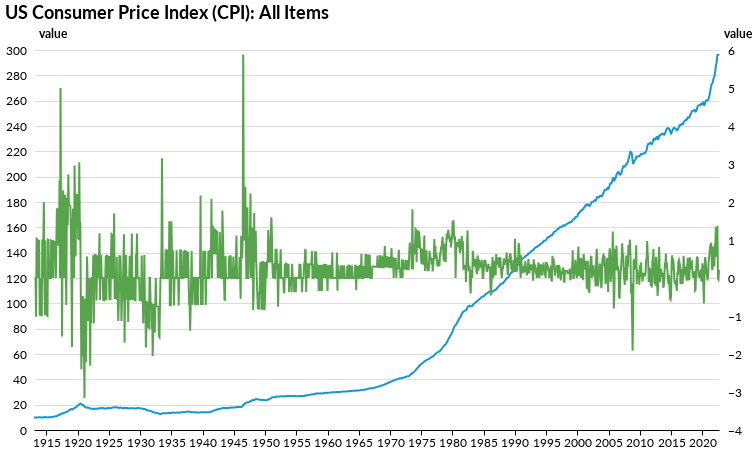

Notebook source saved alongside this figure:
### Code cell
source = cpi_data
source = pd.melt(source, var_name='metric', value_name='value', ignore_index=False).reset_index()
source = source[source['metric']=='cpi']

cpi_chart = alt.Chart(source, title='US Consumer Price Index (CPI): All Items')\
    .mark_line(interpolate='monotone')\
    .encode(x='date:T', y='value:Q', tooltip=alt.Tooltip(['date', 'value']))

source = cpi_data
source = pd.melt(source, var_name='metric', value_name='value', ignore_index=False).reset_index()
source = source[source['metric']=='cpi_growth']

cpi_growth_chart = alt.Chart(source, title='US Consumer Price Index (CPI): All Items').mark_line(stroke='#57A44C').encode(
                        x = 'date:T', 
                        y = 'value:Q',
                        tooltip = alt.Tooltip(['date', 'value'])
                    )

alt.layer(cpi_chart, cpi_growth_chart).resolve_scale(
    y = 'independent',
    color='independent'
)

### Figure 1 — Vega-Lite specification as saved in the notebook (floating-point values rounded to 4 significant figures; data arrays with more than 128 entries replaced by an {"elided": "..."} marker saying what was removed)
{"width": 685, "height": 380, "config": {"title": {"anchor": "start", "fontSize": 18, "font": "Lato", "fontColor": "#000000"}, "axisX": {"domain": true, "domainColor": "#000000", "domainWidth": 1, "grid": false, "labelFontSize": 12, "labelFont": "Lato", "labelAngle": 0, "tickColor": "#000000", "tickSize": 5, "titleFontSize": 12, "titlePadding": 10, "titleFont": "Lato", "title": ""}, "axisY": {"domain": false, "grid": true, "gridColor": "#DEDDDD", "gridWidth": 1, "labelFontSize": 12, "labelFont": "Lato", "labelPadding": 8, "ticks": false, "titleFontSize": 12, "titlePadding": 10, "titleFont": "Lato", "titleAngle": 0, "titleY": -10, "titleX": 18}, "background": "#FFFFFF", "legend": {"labelFontSize": 12, "labelFont": "Lato", "symbolSize": 100, "symbolType": "square", "titleFontSize": 12, "titlePadding": 10, "titleFont": "Lato", "title": "", "orient": "top-left", "offset": 0}, "view": {"stroke": "transparent"}, "range": {"category": ["#1696d2", "#d2d2d2", "#000000", "#fdbf11", "#ec008b", "#55b748", "#5c5859", "#db2b27"], "diverging": ["#cfe8f3", "#a2d4ec", "#73bfe2", "#46abdb", "#1696d2", "#12719e"]}, "area": {"fill": "#1696d2"}, "line": {"color": "#1696d2", "stroke": "#1696d2", "strokewidth": 5}, "trail": {"color": "#1696d2", "stroke": "#1696d2", "strokeWidth": 0, "size": 1}, "path": {"stroke": "#1696d2", "strokeWidth": 0.5}, "point": {"filled": true}, "text": {"font": "Lato", "color": "#1696d2", "fontSize": 11, "align": "right", "fontWeight": 400, "size": 11}, "bar": {"size": 40, "binSpacing": 1, "continuousBandSize": 30, "discreteBandSize": 30, "fill": "#1696d2", "stroke": false}}, "layer": [{"data": {"name": "data-efd1e554957c2cbba28811cdcc83dac9"}, "mark": {"type": "line", "interpolate": "monotone"}, "encoding": {"tooltip": [{"field": "date", "type": "temporal"}, {"field": "value", "type": "quantitative"}], "x": {"field": "date", "type": "temporal"}, "y": {"field": "value", "type": "quantitative"}}, "title": "US Consumer Price Index (CPI): All Items"}, {"data": {"name": "data-10bb6286557ab54bc088bb769fc9d03f"}, "mark": {"type": "line", "stroke": "#57A44C"}, "encoding": {"tooltip": [{"field": "date", "type": "temporal"}, {"field": "value", "type": "quantitative"}], "x": {"field": "date", "type": "temporal"}, "y": {"field": "value", "type": "quantitative"}}, "title": "US Consumer Price Index (CPI): All Items"}], "resolve": {"scale": {"color": "independent", "y": "independent"}}, "$schema": "https://vega.github.io/schema/vega-lite/v4.17.0.json", "datasets": {"data-efd1e554957c2cbba28811cdcc83dac9": {"elided": "1317 records"}, "data-10bb6286557ab54bc088bb769fc9d03f": {"elided": "1317 records"}}}
